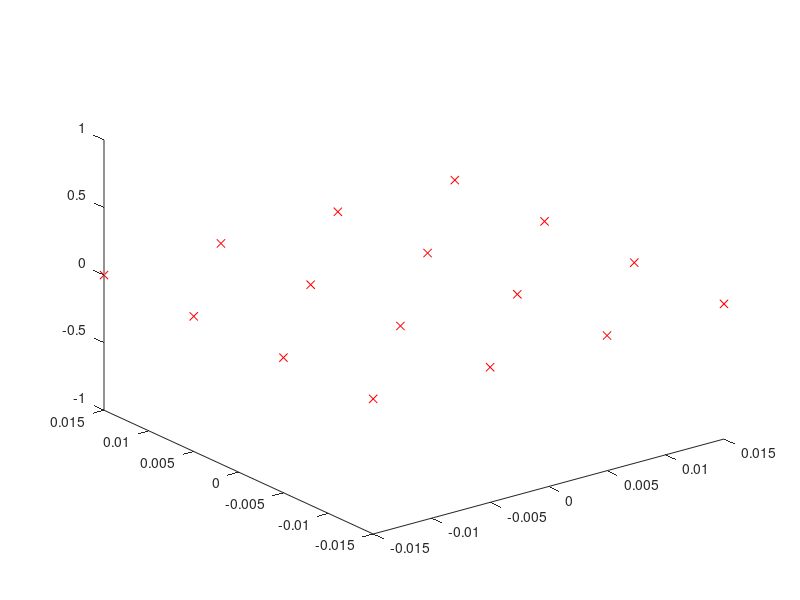

Recreate this plot in MATLAB. (Note: this script raises an error after producing the figure.)
%% Magnetically steerable catheter magnetic localization simulation
% model: ideal dipole model
% sensor configuration: 1. rectangular sensor array
%                       2. circular sensor array
% variables: distance 

% Start with 4x4 arrays in rectangular sensor plate array
clear;close all;clc;

% Magnetic moment M computation
mu_0 = 4*pi*1e-7;

OD_mag = 3.175e-3;  % outer diameter of PM  [m]
ID_mag = OD_mag/2;  % inner diameter of PM  [m]
length_mag = OD_mag;   % length of PM  [m]
V_pm = pi*(OD_mag^2-ID_mag^2^2)/4*length_mag;  % volume of PM
Br = 1.2; % magnetic remanance

M = V_pm*Br/mu_0;

% Whole procedure: set the PM location and orientation in advance, compute the
% analytical magnetic field in all 16 sensors locations in hall effect sensor measuring direction. 
% Use the 16 sensor measurements + manual added noise with 
% different level of magnitude and perform L-M least square optimization
% algorithm to estimate the location and orientation

% Assumption: stationary PM magnet (later with trajectory in space over time and estimate the trajectory)
%             ideal dipole model

% Sensor array parameters
% All coordinates here
SID = 0.01;  % sensor interval distance [m]
% SHD = 0.01;  % sensor array height w.r.t working range of PM [m]

% 4x4 Square sensor array confuguration
n_sens = 16;
x_s = [-1.5*SID   -0.5*SID   0.5*SID   1.5*SID   -1.5*SID   -0.5*SID   0.5*SID   1.5*SID  ...
    -1.5*SID   -0.5*SID   0.5*SID   1.5*SID   -1.5*SID   -0.5*SID   0.5*SID   1.5*SID ];
y_s = [1.5*SID   1.5*SID   1.5*SID   1.5*SID   0.5*SID   0.5*SID   0.5*SID   0.5*SID  ...
    -0.5*SID   -0.5*SID   -0.5*SID   -0.5*SID   -1.5*SID   -1.5*SID   -1.5*SID   -1.5*SID ];
z_s = zeros(1,n_sens);
xyz_s = [x_s;y_s;z_s];  % i-th column is i-th sensor location (x_i,y_i,z_i)

% define measurement direction vector (3 x m)
% i-th column shows the [x,y,z] components of the measurement at i-th
% sensor
meas_dir_s = [0  0  0  0  0  0  0  0  0  0  0  0  0  0  0  0 ;
              0  0  0  0  0  0  0  0  0  0  0  0  0  0  0  0 ;
              1  1  1  1  1  1  1  1  1  1  1  1  1  1  1  1 ];
meas_dir_s = meas_dir_s./sqrt(sum(meas_dir_s.^2));  % normalization to unit norm in each direction


% Preset PM dipole location and orientation variable
% (x0,y0,z0)  (sin(theta0)cos(phi0) , sin(theta0)sin(phi0) , cos(theta0))
x0 = 0;  % [m]
y0 = 0;  % [m]
z0 = 0.1;  % [m]
theta0 = 0;  % [rad]
phi0 = 0;  % [rad]
% theta0 = pi/2;  % [rad]
% phi0 = pi/2;  % [rad]
xyz_pm = [x0;y0;z0];
pm_all = [x0;y0;z0;theta0;phi0];

figure
plot3(x_s,y_s,z_s,'rx')
hold on 
% plot3([x0,x0+1e-2*sin(theta0)*cos(phi0)],[y0,y0+1e-2*sin(theta0)*sin(phi0)],[z0,z0+1e-2*cos(theta0)],'k')
% quiver3(x0,y0,z0,[1e-2*sin(theta0)*cos(phi0)],[1e-2*sin(theta0)*sin(phi0)],[1e-2*cos(theta0)],'LineWidth',2)

% Disturbance field G
G_x = 0;
G_y = 0;
G_z = 0;
G = [G_x;G_y;G_z];

% Given known PM position and orientation, magnetic moment, sensor array
% configuration, compute the magnetic field at all sensor locations
% B_sx/B_sy/B_sz are 1x16 vector with i-th element being i-th sensor x/y/z field
B_measure_scalar = PM_forward_field(M,G,pm_all,xyz_s,meas_dir_s);

% Timeline 0~t_final
% first assume stationary PM s.t. at each moment the forward generated
% field is constant
t_final = 10;  % [s]
dt = 0.1;  % sampling time [s]
t = 0:dt:t_final;  % time history
n_t = length(t);  % length of time data

% Simulate measurement over time
% Here consider square array s.t. measurement is B_sz
% B_meas_ideal rows: time index, columns: i-th sensor
B_meas_ideal = ones(n_t,1)*B_measure_scalar;

% Add noise into measurement on purpose with different level of magnitude
noise_mu = 0;  % mean
noise_sigma = 1e-5;  % variance
noise = noise_mu + noise_sigma*randn(n_t,n_sens);  % generating random noise according to given distribution

% Final corrupted measurement 
B_meas = B_meas_ideal + noise;

% some plots
figure
plot(t,B_meas(:,6))
hold on 
plot([0,t(end)],[B_meas_ideal(1,6) B_meas_ideal(1,6)])
xlabel('Time[s]')
ylabel('Sensor measurement')
legend('corrupted','ideal')

figure
plot(t,B_meas_ideal)

%% Backward estimation phase
% Given measurement of all sensors over a time horizon
% consider at one time, the measurement B_meas is 1 x n_sens vector

% Objective function: f_err = || B_est - B_meas ||^2
% Variable: pm_hat = (x_hat,y_hat,z_hat,theta_hat,phi_hat) as estimation of the position and orientation

% initial guess on parameter estimation at time 0
pm_hat_0 = [0.01;0.01;0.00;0.2;0.2];   % (x_hat0,y_hat0,z_hat0,theta_hat0,phi_hat0)

% Compute Analytic Jacobian matrix： J <- R^(m x n) here
J = Analytic_Jacobian_Mag_sqr_array(M,pm_hat_0,xyz_s);


% Levenberg–Marquardt least square algorithm solving for optimal position/orientation estimation
% test
B_meas_test = B_measure_scalar';
pm_hat_opt = PM_backward_estimation(B_meas_test,pm_hat_0,M,G,xyz_s,meas_dir_s); 

% weighting among parameters to be added!

%% Timeline estimation
% use the current estimation for next step initial guess
% record the requiered computation time
pm_est_history = zeros(n_t,5);
pm_err_history = zeros(n_t,5);
comp_time_history = zeros(n_t,1);
pm_last = pm_hat_0;
for i = 1:n_t
    tic
    B_meas_i = B_meas(i,:)';
    pm_last = PM_backward_estimation(B_meas_i,pm_last,M,G,xyz_s,meas_dir_s); 
    pm_est_history(i,:) = pm_last;
    pm_err_history(i,:) = pm_last - pm_all; 
    comp_time_history(i) = toc;
end


% plot the estimation over time
figure()
plot(t,pm_err_history(:,1))
xlabel('Time [s]')
ylabel(' X position [m]')
title('X position estimation error over time')

figure()
plot(t,pm_err_history(:,2))
xlabel('Time [s]')
ylabel(' Y position [m]')
title('Y position estimation error over time')

figure()
plot(t,pm_err_history(:,3))
xlabel('Time [s]')
ylabel(' Z position [m]')
title('Z position estimation error over time')

figure()
plot(t,pm_err_history(:,4))
xlabel('Time [s]')
ylabel(' Theta orientation [rad]')
title('Theta orientation estimation error over time')

figure()
plot(t,pm_err_history(:,5))
xlabel('Time [s]')
ylabel(' Phi orientation [rad]')
title('Phi orientation estimation error over time')


figure
plot(t,comp_time_history)
xlabel('Time [s]')
ylabel('Computation time [s]')

%% Error analysis
% Test Sensor Height Distance v.s. position/orientation error




% Test signal/noise ratio on purpose




%% random test 
y_meas = B_sz';
pm_init = pm_hat_0;





